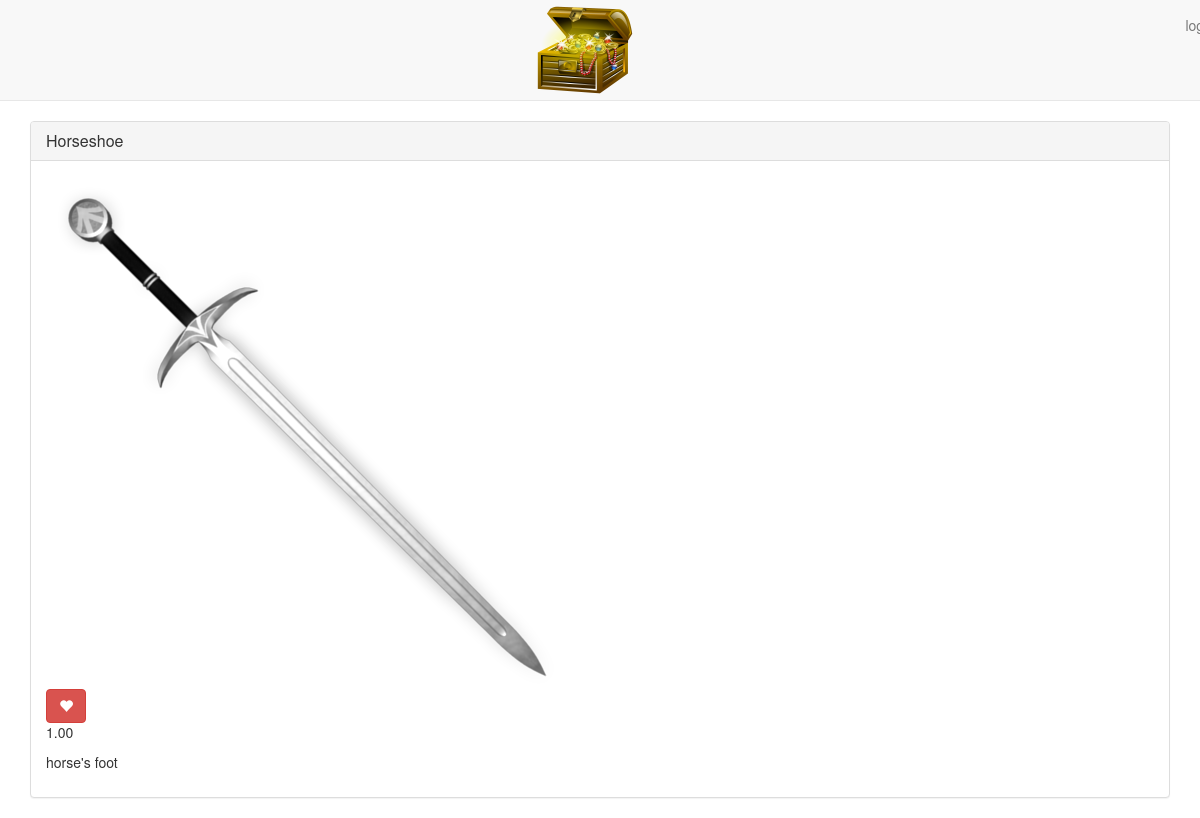
Page /4/ on the committed database.
### main_app/models.py (models this page shows, shortened)
class Treasure(models.Model):
    user = models.ForeignKey(User)
    name = models.CharField(max_length=100)
    value = models.DecimalField(max_digits=10, decimal_places=2)
    material = models.CharField(max_length=100)
    location = models.CharField(max_length=100)
    image = models.ImageField(upload_to='treasure_images', default='media/default.png')
    likes = models.IntegerField(default=0)

### main_app/views.py (the view)
# urls.py: url(r'^([0-9]+)/$', views.detail, name = 'detail'),
def detail(request, treasure_id):
    treasure = Treasure.objects.get(id=treasure_id)
    return render(request, 'detail.html', {'treasure': treasure})

### main_app/templates/detail.html (shortened to what this page needs)
{% extends 'base.html' %}
{% load staticfiles %}
{% block content %}
  <div class="treasure panel panel-default">
    <div class="panel-heading">
      <h3 class="panel-title">{{ treasure.name }}</h3>
    </div>
    <div class="panel-body">
      <div class="treasure-photo-detail">
        <img src="{{ treasure.image.url }}" alt="">
      </div>
      <button id="likes" data-id="{{ treasure.id }}" class="btn btn-mini btn-danger glyphicon glyphicon-heart" type="button">
      </button>
      <p>{{ treasure.value }}</p>
      <p>{{ treasure.location }}</p>
    </div>
  </div>
{% endblock %}

### rows in the picture
Treasure: name "Horseshoe", image (placeholder picture), value "1.00", location "horse's foot"
